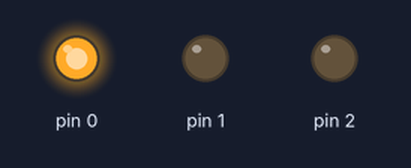
The sketch below on a simulated Arduino Uno, built with avr-gcc and run on an emulated ATmega328P. Parts: output pins drawn as LEDs (lit = HIGH).

Above: at 0.2 s.
At 1.2 s:
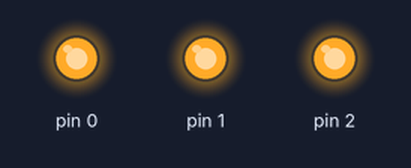
At 1.7 s:
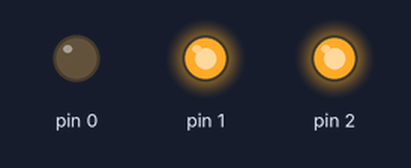
At 2.2 s:
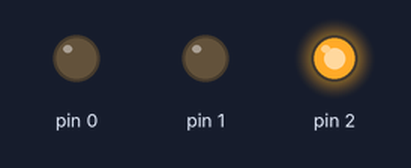
At 3.7 s:
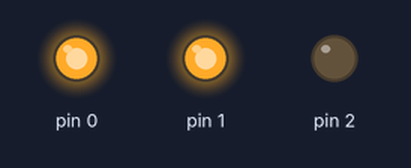
At 5.7 s:
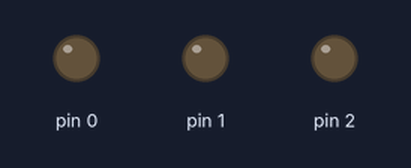
Timing chart, 0 to 6.9 s (numbered marks = the images above):
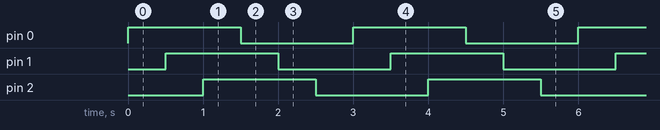

The sketch:

sketch_apr11a.ino
```cpp
int pinNum = 3;

void setup() {
  // put your setup code here, to run once:
  for(int i = 0; i < pinNum; i++) {
    pinMode(i, OUTPUT);
  }
}

void loop() {
  // put your main code here, to run repeatedly:
  for(int i = 0; i < pinNum; i++) {
    digitalWrite(i, HIGH);
    delay(500);
  }
  for(int i = 0; i < pinNum; i++) {
    digitalWrite(i, LOW);
    delay(500);
  }
}
```

Measured:
- by itself, pin 0–2: alternates HIGH for 1.5 s and LOW for 1.5 s
- by itself, everything shown: repeats every 3.0 s, in 6 steps
